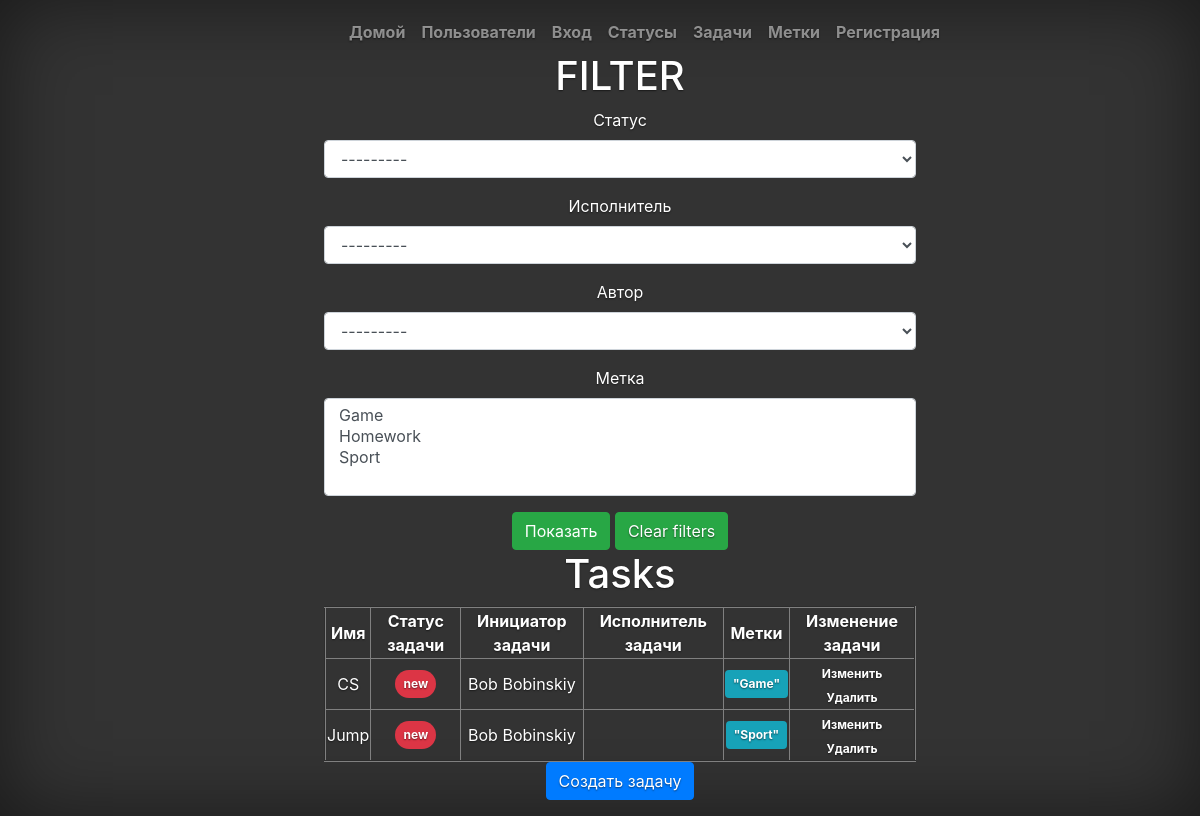
/tasks/, run on an earlier commit of the app's database.
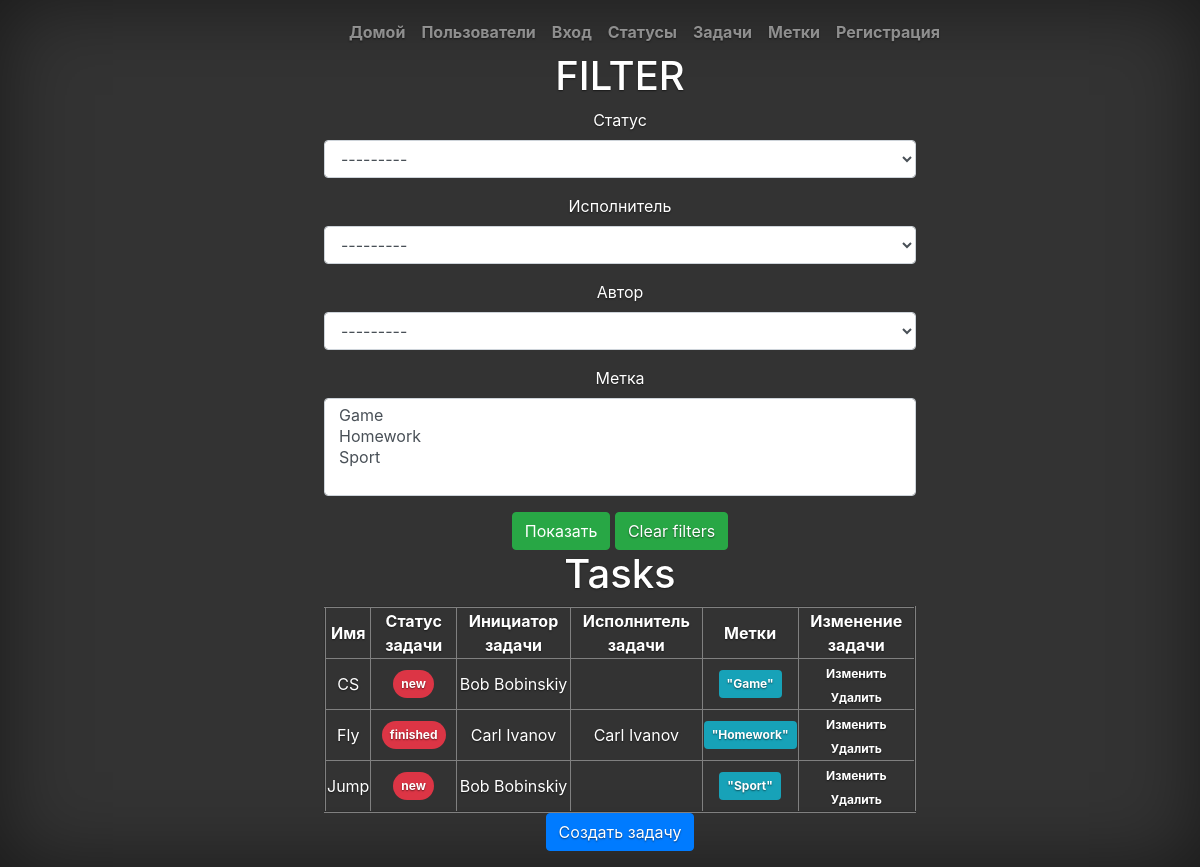
And on a later commit of the database.
### tasks/models.py (models this page shows, shortened)
class Task(models.Model):
    name = models.CharField('Имя', max_length=50, null=True, blank=True)
    description = models.TextField('Описание', max_length=150, null=True, blank=True)
    status = models.ForeignKey(TaskStatus, verbose_name='Статус', null=True, blank=True, on_delete=models.PROTECT)
    creator = models.ForeignKey(CustomUser, verbose_name='Автор', on_delete=models.CASCADE, null=True, blank=True, related_name='creator')
    executor = models.ForeignKey(CustomUser, verbose_name='Исполнитель', on_delete=models.PROTECT, null=True, blank=True, related_name='executor')
    labels = models.ManyToManyField(Label, through='RelatedModel', through_fields=('task', 'label'), blank=True, verbose_name='Метки')
    class Meta():
        ordering = ['name']

class TaskStatus(models.Model):
    name = models.CharField('Имя', max_length=70, unique=True)
    def __str__(self):
        return self.name
    class Meta():
        ordering = ['name']

class Label(models.Model):
    name = models.CharField('Имя', max_length=70, unique=True)
    def __str__(self):
        return self.name
    class Meta():
        ordering = ['name']

### users/models.py (models this page shows, shortened)
class CustomUser(AbstractUser):
    class Meta():
        ordering = ['username']
    def __str__(self):
        return self.get_full_name() # return first_name and last_name of User model with space between

### tasks/views.py (the view)
# urls.py: path('', views.ListTasksView.as_view(), name='tasks_list'),
class ListTasksView(generic.ListView):
    model = Task
    template_name = 'tasks_index.html'
    context_object_name = 'tasks'
    def get_context_data(self, **kwargs):
        context = super().get_context_data(*kwargs)
        context['filter'] = TaskFilter(self.request.GET)
        if self.request.GET.get('self_tasks') == "on":
            context['filter'] = TaskFilter(self.request.GET, queryset=Task.objects.filter(creator=self.request.user))
        return context

### tasks/templates/tasks_index.html (shortened to what this page needs)
{% extends 'index.html' %}
{% load bootstrap4 %}
{% load i18n %}
{% block welcome %}
<h1>FILTER</h1>
	<form method="get" class="form">
		{% bootstrap_form filter.form %}
		{% bootstrap_button "Показать" button_class="btn-success" %}
		<a href="{% url 'tasks:tasks_list' %}" class="btn btn-success">
			Clear filters
		</a>
	</form>
		<h1>Tasks</h1>
		<table border="2" align="center">
			<tr>
				<th>Имя</th>
				<th>Статус задачи</th>
				<th>Инициатор задачи</th>
				<th>Исполнитель задачи</th>
				<th>Метки</th>
				<th>Изменение задачи</th>
			</tr>
			{% for task in filter.qs %}
				<tr>
					<td><a href={% url 'tasks:task' task.id %}>{{ task.name }}</a></td>
					<td><a class="badge badge-danger badge-pill p-2" href={% url 'tasks:task' task.id %}>{{ task.status }}</a></td>
					<td><a href={% url 'tasks:task' task.id %}>{{ task.creator }}</a></td>
					<td><a href={% url 'tasks:task' task.id %}>{{ task.executor.first_name }} {{ task.executor.last_name }}</a></td>
					<td>
					{% for tag in task.labels.all %}
						<a class="badge badge-info p-2" href={% url 'tasks:task' task.id %}>"{{ tag }}"</a>
					{% endfor %}
					</td>
					<td>
						<a class="badge badge-infop-2" href={% url 'tasks:update_task' task.id %}>Изменить</a>
						<a class="badge badge-infop-2" href={% url 'tasks:delete_task' task.id %}>Удалить</a>
					</td>
				</tr>
			{% endfor %}
		</table>
	<a class="btn btn-primary" href={% url 'tasks:create_task' %}>{% translate "Создать задачу" %}</a>
{% endblock %}

### task_manager/templates/index.html (shortened to what this page needs)
{% load static %}
{% load bootstrap4 %}
{% load i18n %}
<!doctype html>
<html lang="en">
  <head>
    <link href="{% static 'css/bootstrap.min.css'%}" rel="stylesheet">
    <link href="{% static 'css/cover.css'%}" rel="stylesheet">
  </head>
  <body class="text-center">
  <ul>
  </ul>
    <div class="cover-container d-flex h-100 p-3 mx-auto flex-column">
      <header class="masthead mb-auto">
        <div class="inner">
          <nav class="nav nav-masthead justify-content-center">
	        <a class="nav-link" href={% url 'home' %}>{% translate "Домой" %}</a>
	        <a class="nav-link" href={% url 'users:user_list' %}>{% translate "Пользователи" %}</a>
              {% block login_link %}
                {% if not user.is_authenticated %}
                    <a class="nav-link" href={% url 'login' %}>{% translate "Вход" %}</a>
                {% endif %}
              {% endblock login_link %}
        <a class="nav-link" href={% url 'statuses_list' %}>{% translate "Статусы" %}</a>
        <a class="nav-link" href={% url 'tasks:tasks_list' %}>{% translate "Задачи" %}</a>
        <a class="nav-link" href={% url 'labels_list' %}>{% translate "Метки" %}</a>
	    <a class="nav-link" href={% url 'users:create_user' %}>{% translate "Регистрация" %}</a>
          </nav>
        </div>
      </header>
      <main role="main" class="inner cover">
          {% block welcome %}{% endblock welcome %}
      </main>
    </div>
  </body>
</html>

### task_manager/static/css/cover.css (style rules this page uses)
a, a:focus, a:hover { color: #fff; }
html, body { height: 100%; background-color: #333; }
body { display: -ms-flexbox; display: -webkit-box; display: flex; -ms-flex-pack: center; -webkit-box-pack: center; justify-content: center; color: #fff; text-shadow: 0 .05rem .1rem rgba(0, 0, 0, .5); box-shadow: inset 0 0 5rem rgba(0, 0, 0, .5); }
.cover-container { max-width: 42em; }
.masthead { margin-bottom: 2rem; }
.nav-masthead .nav-link { padding: .25rem 0; font-weight: 700; color: rgba(255, 255, 255, .5); background-color: transparent; border-bottom: .25rem solid transparent; }
.nav-masthead .nav-link + .nav-link { margin-left: 1rem; }
@media (min-width: 48em) { .nav-masthead { float: right; } }
.cover { padding: 0 1.5rem; }

What changed in the data, as far as the page shows it:
added Task: name "Fly", status "finished", creator "Carl Ivanov", executor.first_name "Carl", executor.last_name "Ivanov"
now on this page (row unchanged): Label: name "Homework", shown under "Fly"
